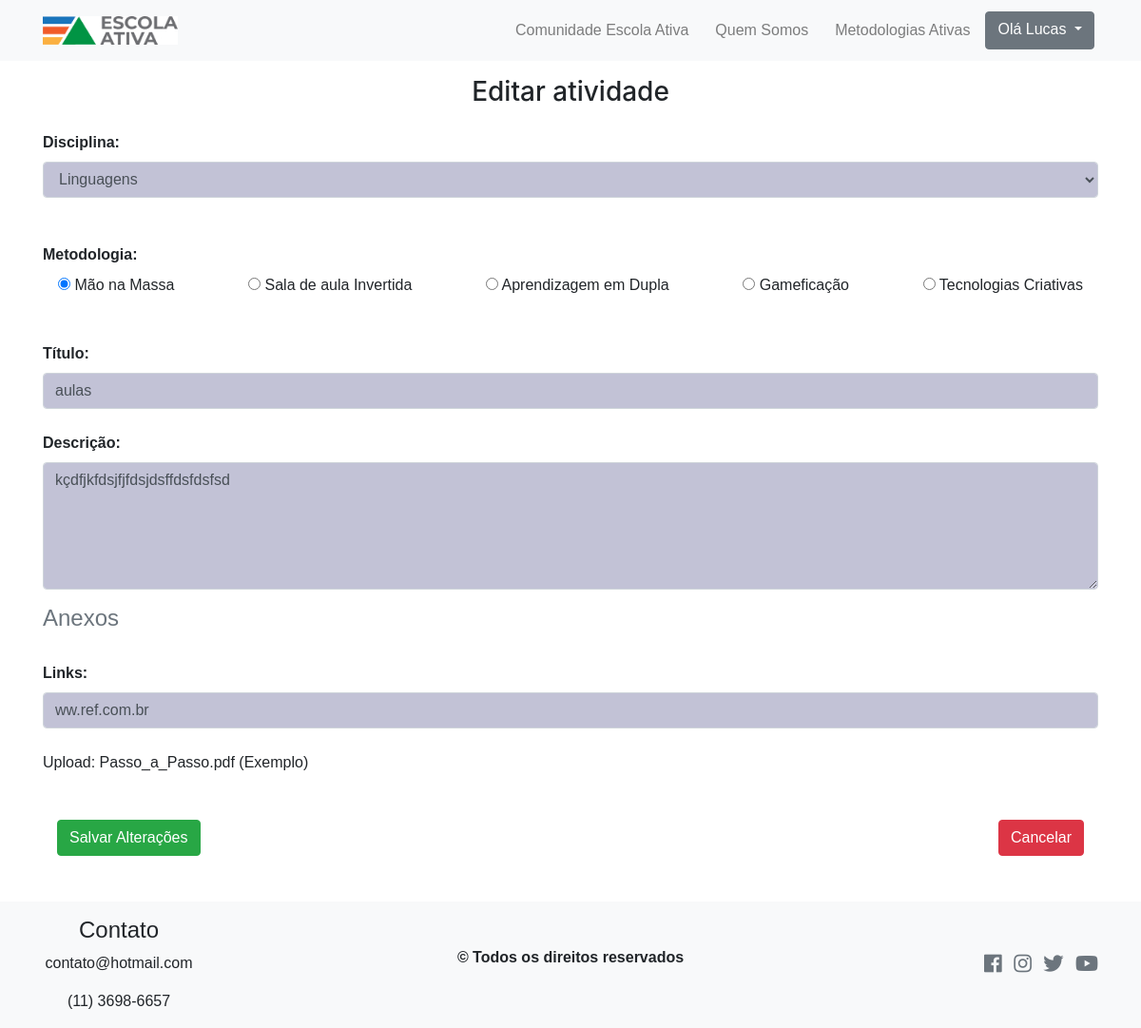
The page /edicao.php?idatividade=2 (signed in) on the database its author committed.
### tables this page shows
CREATE TABLE `atividades` (
  `id_atividade` int(11) NOT NULL AUTO_INCREMENT,
  `disciplina` varchar(50) NOT NULL,
  `metodologia` varchar(30) NOT NULL,
  `titulo` varchar(50) NOT NULL,
  `descricao` text NOT NULL,
  `links` varchar(100) NOT NULL,
  `termo` int(11) NOT NULL,
  `autor` int(11) DEFAULT NULL,
  PRIMARY KEY (`id_atividade`),
  KEY `autor` (`autor`),
  CONSTRAINT `atividades_ibfk_1` FOREIGN KEY (`autor`) REFERENCES `usuarios` (`id_usuario`)
);

### edicao.php (the view, shortened to what this page needs)
<?php
    require_once "php/actions/conexao.php";
    include_once "php/includes/head.php";
    include_once "php/includes/header.php";
    $id_tarefa = $_GET['idatividade'] ?? '';
    $sql = "select * from atividades where id_atividade = '$id_tarefa'";
    $result = $conn->query($sql);
    $dados = mysqli_fetch_assoc($result);
?>
    <h3 class="text-center mt-3">Editar atividade</h3>
    <div class="container mt-4 mb-5">
        <form action="php/actions/editar_atividade.php" method="post" class="form-group form-incluir">
            <label>Disciplina:</label><br>
            <select name="disciplina" class="form-control bg-gray">
                <option value="<?= $dados['disciplina']; ?>"><?= $dados['disciplina']; ?></option>
            </select><br><br>
            <label>Metodologia:</label><br>
            <div class="d-flex flex-wrap justify-content-md-between justify-content-sm-around">
                <span class="mx-3"><input type="radio" name="metodologia" value="Mão na massa"> Mão na Massa</span>
                <span class="mx-3"><input type="radio" name="metodologia" value="Sala invertida"> Sala de aula Invertida</span>
                <span class="mx-3"><input type="radio" name="metodologia" value="Aprendizagem em dupla"> Aprendizagem em Dupla</span>
                <span class="mx-3"><input type="radio" name="metodologia" value="Gameficação"> Gameficação</span>
                <span class="mx-3"><input type="radio" name="metodologia" value="Tecnologias criativas"> Tecnologias Criativas</span>
            </div><br><br>
            <span><label>Título: </label> <input type="text" name="titulo" value="<?= $dados['titulo']; ?>" class="form-control bg-gray"></span><br>
            <label>Descrição:</label>
            <textarea name="descricao" class="form-control bg-gray" cols="20" rows="5"><?= $dados['descricao']; ?></textarea>
            <h4 class="text-secondary mt-3">Anexos</h4><br>
            <span><label>Links: </label> <input placeholder="Links de Fontes" value="<?= $dados['links']; ?>" type="text" name="links" class="form-control bg-gray"></span><br>
            <span>Upload: Passo_a_Passo.pdf (Exemplo)</span><br><br><br>
            <div class="container d-flex justify-content-between">
                <button class="btn btn-success" type="submit">Salvar Alterações</button>
                <a class="btn btn-danger text-white" href="atividades_cadastradas.php">Cancelar</a>
            </div>
        </form>
    </div>
<?php include_once "php/includes/footer.php"; ?>
<?php include_once "php/includes/final_html.php"; ?>

### css/style.css (style rules this page uses)
* { margin: 0; padding: 0; font-family: Arial, Helvetica, sans-serif; font-size: 16px; }
.bg-gray { background-color: #c2c2d6; }
.form-incluir label { font-weight: bold; }
.container a { text-decoration: none; color: black; }

### rows shown on the page
atividades: disciplina "Linguagens", titulo "aulas", descricao "kçdfjkfdsjfjfdsjdsffdsfdsfsd", links "ww.ref.com.br"

### other values the page prints
$nome "Lucas"
